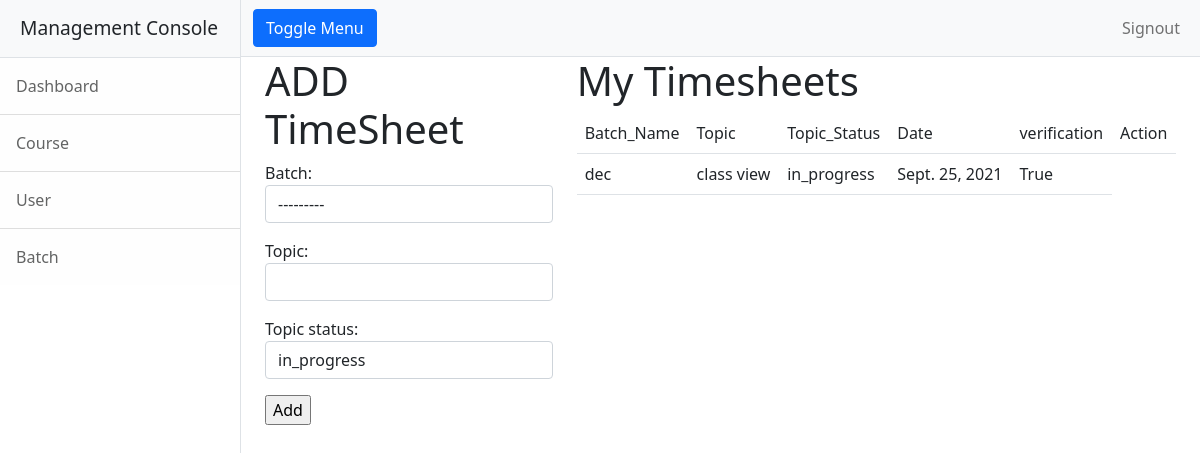
Page /centerhead/users/addtimesheet (signed in) on the committed database.
### reporting/models.py (models this page shows, shortened)
class Timesheet(models.Model):
    user=models.CharField(max_length=120)
    batch=models.ForeignKey(Batch,on_delete=models.CASCADE)
    topic=models.CharField(max_length=120)
    date=models.DateField(auto_now_add=True)
    verified=models.BooleanField(default=False)
    options=(("in_progress","in_progress"),("completed","completed"))
    topic_status=models.CharField(max_length=120,choices=options,default="in_progress")

class Batch(models.Model):
    course=models.ForeignKey(Course,on_delete=models.CASCADE)
    batch_name = models.CharField(max_length=100, unique=True)
    is_active = models.BooleanField(default=True)
    def __str__(self):
        return self.batch_name

### reporting/views.py (the view, shortened to what this page needs)
# urls.py: path("users/addtimesheet",views.AddTimeSheetView.as_view(),name="addtimesheet"),
@method_decorator(Sign_required,name='dispatch')
class AddTimeSheetView(CreateView):
    model = Timesheet
    form_class=forms.TimesheetForm
    template_name = "reporting/add_timesheet.html"
    def get_context_data(self, **kwargs):
        context=super().get_context_data(**kwargs)
        context["timesheets"]=self.model.objects.filter(user=self.request.user)
        return context

### reporting/forms.py
class TimesheetForm(forms.ModelForm):
    class Meta:
        model = Timesheet
        fields=["batch","topic","topic_status"]
        widgets={
            "batch":forms.Select(attrs={"class":"form-control"}),
            "topic":forms.TextInput(attrs={"class":"form-control"}),
            "topic_status":forms.Select(attrs={"class":"form-control"})
        }

### reporting/models.py (called while the page is built)
    def __str__(self):
        return self.email

### reporting/templates/reporting/add_timesheet.html (shortened to what this page needs)
<!DOCTYPE html>
{%extends 'reporting/base.html' %}
{%block body_block%}
<div class="container">
    <div class="row">
 <div class="col-4">
             <h1>ADD TimeSheet</h1>
            <form action="" method="post">
                {{form.as_p}}
                <input type="submit" value="Add">
            </form>
        </div>
        <div class="col-8">
           <table class="table">
               <h1>My Timesheets</h1>
               <tr>
                   <td>Batch_Name</td>
                    <td>Topic</td>
                   <td>Topic_Status</td>
                   <td>Date</td>
                   <td>verification</td>
                   <td>Action</td>
               </tr>
               {%for timesheet in timesheets%}
               <tr>
                   <td>{{timesheet.batch}}</td>
                 <td>{{timesheet.topic}}</td>
                   <td>{{timesheet.topic_status}}</td>
                          <td>{{timesheet.date}}</td>
                   <td>{{timesheet.verified}}</td>
               </tr>
               {%endfor%}
           </table>
        </div>
    </div>
</div>
{%endblock%}

### rows in the picture
Timesheet: batch "dec", topic "class view", topic_status "in_progress", date "Sept. 25, 2021", verified "True"
